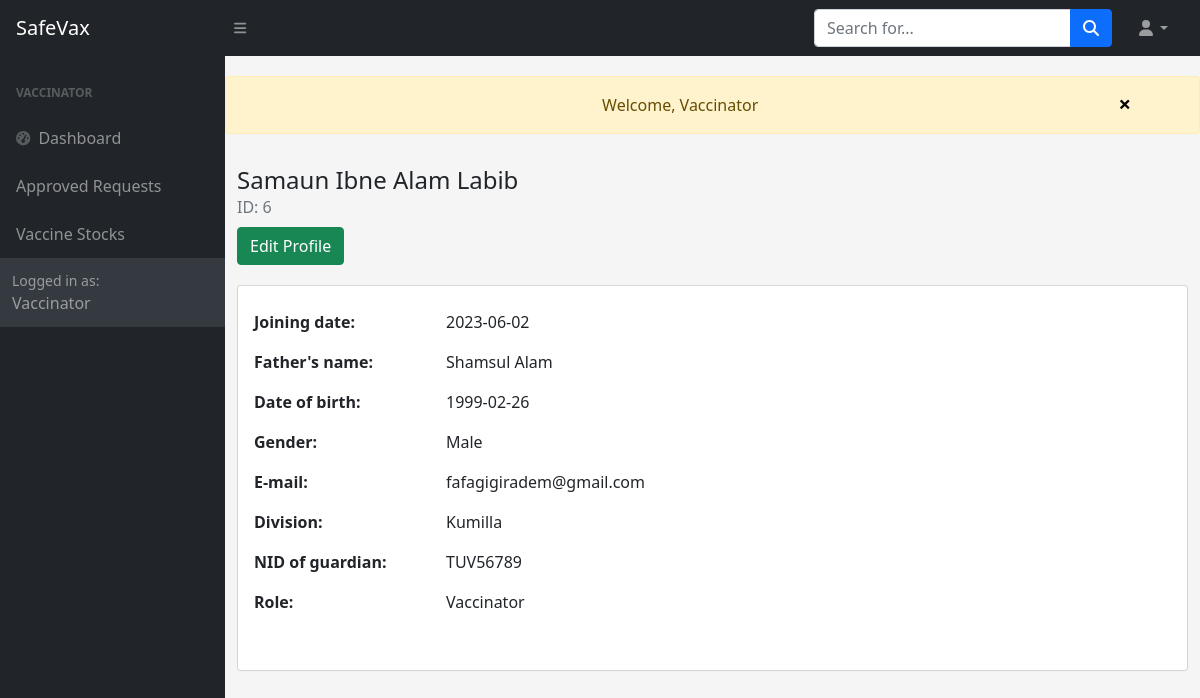
The page /vaccinator/vaccinator-profile.php (signed in) on the database its author committed.
### tables this page shows
CREATE TABLE `user` (
  `u_id` int(191) NOT NULL,
  `u_firstname` varchar(191) NOT NULL,
  `u_lastname` varchar(191) NOT NULL,
  `u_ffirstname` varchar(191) NOT NULL,
  `u_flastname` varchar(191) NOT NULL,
  `u_fnid` varchar(191) NOT NULL,
  `u_email` varchar(191) NOT NULL,
  `u_dob` date NOT NULL,
  `u_gender` varchar(10) NOT NULL,
  `u_division` varchar(191) NOT NULL,
  `u_password` varchar(191) NOT NULL,
  `u_role` tinyint(5) NOT NULL DEFAULT 0,
  `dateofcreation` date NOT NULL DEFAULT current_timestamp()
);

### vaccinator/vaccinator-profile.php (the view, shortened to what this page needs)
<?php
include('authentication.php');
include('includes/header.php');
include('../message.php');
$email = $_SESSION['email'];
$result = mysqli_query($con, "SELECT * FROM user WHERE u_email='$email'");
$retrive = mysqli_fetch_array($result);
$id = $retrive['u_id'];
$fname = $retrive['u_firstname'];
$lname = $retrive['u_lastname'];
$regdate = $retrive['dateofcreation'];
$ffname= $retrive['u_ffirstname'];
$flname = $retrive['u_flastname'];
$dob = $retrive['u_dob'];
$gender = $retrive['u_gender'];
$division = $retrive['u_division'];
$fnid = $retrive['u_fnid'];
?>
<link href="https://maxcdn.bootstrapcdn.com/font-awesome/4.7.0/css/font-awesome.min.css" rel="stylesheet" />
<div class="container bootdey flex-grow-1 container-p-y">
<div class="media align-items-center py-3 mb-1">
<div class="media-body ml-1">
<h4 class="font-weight-bold mb-0"><?php echo $fname." ".$lname ?></h4>
<div class="text-muted mb-2">ID: <?php echo $id ?>
</div>
<form action="edit-myvaccinator.php" method="POST">
                          <button type="submit" name="edit" class="btn btn-success"> Edit Profile</button>
</form>
</div>
</div>
<div class="card mb-4">
<div class="card-body">
<table class="table user-view-table m-0">
<tbody>
<tr>
<td><strong>Joining date:</strong></td>
<td><?php echo $regdate ?></td>
</tr>
<tr>
<td><strong>Father's name:</strong></td>
<td><?php echo $ffname." ".$flname ?></td>
</tr>
<tr>
<td><strong>Date of birth:</strong></td>
<td><?php echo $dob ?></td>
</tr>
<tr>
<td><strong>Gender:</strong></td>
<td><?php echo $gender ?></td>
</tr>
<tr>
<td><strong>E-mail:</strong></td>
<td><?php echo $email ?></td>
</tr>
<tr>
 <td><strong>Division:</strong></td>
<td><?php echo $division ?></td>
</tr>
<tr>
<td><strong>NID of guardian:</strong></td>
<td><?php echo $fnid ?></td>
</tr>
<tr>
<td><strong>Role:</strong></td>
<td>Vaccinator</td>
</tr>
</tbody>
</table>
</div>
<div class="card-body">
</div>
</div>
</div>
<?php
include('includes/scripts.php');
?>

### vaccinator/vaccinator-profile.php (style rules this page uses)
body { margin-top:20px; background: #f5f5f5; }
.card { background-clip: padding-box; box-shadow: 0 2px 4px rgba(24,28,33,0.012); }
.user-view-table td:first-child { width: 12rem; }
.user-view-table td { padding-right: 0 rem; padding-left: 0; border: 0; }

### rows shown on the page
user: u_firstname "Samaun Ibne Alam", u_lastname "Labib", u_id "6", dateofcreation "2023-06-02", u_ffirstname "Shamsul", u_flastname "Alam", u_dob "1999-02-26", u_gender "Male", u_division "Kumilla", u_fnid "TUV56789"

### other values the page prints
$_SESSION['message'] "Welcome, Vaccinator"
$email "fafagigiradem@gmail.com"
